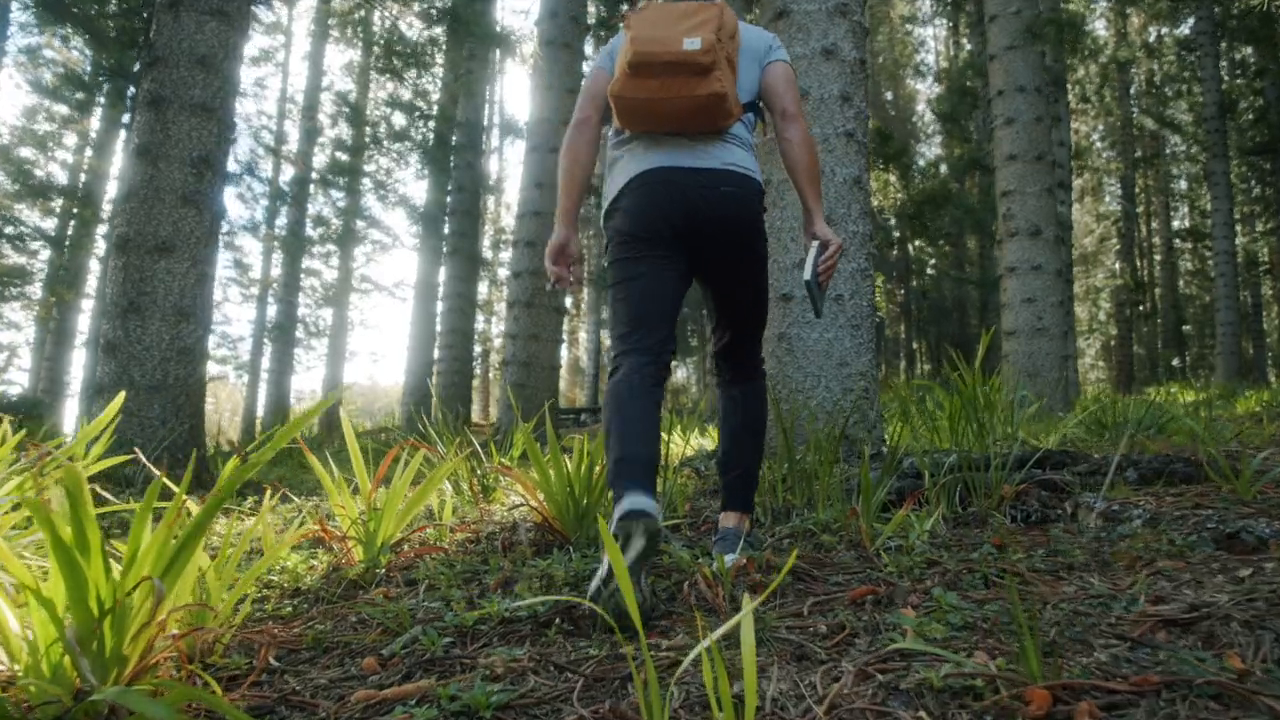
#> input picture frame 16 of walking.mp4, 1280 x 720 px
$ python farneback-opencv-baseline.py
#> lines starting #> are read from the running program, lines starting #| are printed output that depends on the picture
import cv2
import numpy as np
import time

# Path to the saved video file (update this)
video_path = "walking.mp4"

# Set desired resolution (None to keep original size)
resize_width = 320  # Set to None to keep original width
resize_height = 180  # Set to None to keep original height

# Load the video
cap = cv2.VideoCapture(video_path)
if not cap.isOpened():
    print("Error: Could not open video.")
    exit()

# Read the first frame
ret, prev_frame = cap.read()
#> prev_frame is the input picture: shape (720, 1280, 3); mean B, G, R 75.4, 95.8, 88.4
if not ret:
    print("Error: Could not read the first frame.")
    cap.release()
    exit()

# Resize frame if needed
if resize_width and resize_height:
    prev_frame = cv2.resize(prev_frame, (resize_width, resize_height))
#> prev_frame: shape (180, 320, 3)

# Convert to grayscale
prev_gray = cv2.cvtColor(prev_frame, cv2.COLOR_BGR2GRAY)

# Get video properties
fps = int(cap.get(cv2.CAP_PROP_FPS)) if cap.get(cv2.CAP_PROP_FPS) > 0 else 30

# Define the output video writer
output_filename = "optical_flow_output.mp4"
fourcc = cv2.VideoWriter_fourcc(*'mp4v')
frame_size = (prev_gray.shape[1], prev_gray.shape[0])  # (width, height)
#> frame_size = (320, 180)
out = cv2.VideoWriter(output_filename, fourcc, fps, frame_size)

# Create a mask for visualization
hsv_mask = np.zeros_like(prev_frame)
hsv_mask[..., 1] = 255  # Set saturation to max

total_time = 0
frame_count = 0

print("Processing video with optical flow...")
while True:
    ret, frame = cap.read()
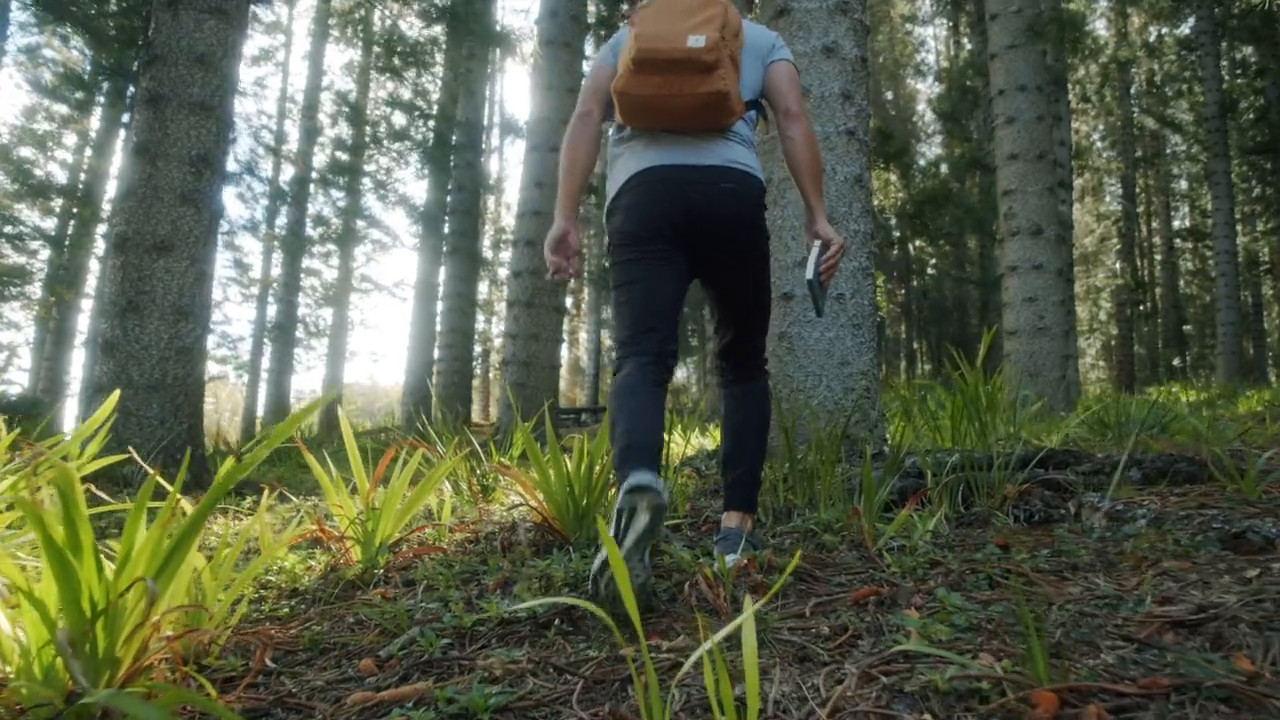
#> input picture frame 17 of walking.mp4, 1280 x 720 px
#> frame is the input picture: shape (720, 1280, 3); mean B, G, R 76.1, 96.1, 89
    if not ret:
        break  # End of video

    # Resize frame if needed
    if resize_width and resize_height:
        frame = cv2.resize(frame, (resize_width, resize_height))
#> frame: shape (180, 320, 3)

    gray = cv2.cvtColor(frame, cv2.COLOR_BGR2GRAY)
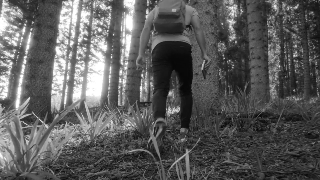
#> gray: shape (180, 320); min 5, max 255, mean 91.8

    # Start timing
    start_tick = cv2.getTickCount()

    # Compute optical flow using Farneback method
    flow = cv2.calcOpticalFlowFarneback(prev_gray, gray, None,
                                        0.5, 3, 15, 3, 5, 1.2, 0)

    # End timing
    end_tick = cv2.getTickCount()
    elapsed_time = (end_tick - start_tick) / cv2.getTickFrequency()  # Convert to seconds
    total_time += elapsed_time
    frame_count += 1

    # Convert flow to HSV representation
    mag, ang = cv2.cartToPolar(flow[..., 0], flow[..., 1])
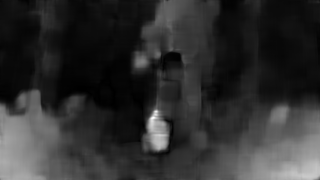
#> mag: shape (180, 320) float32; min 0.00144, max 3.34, mean 0.626; drawn with min black and max white
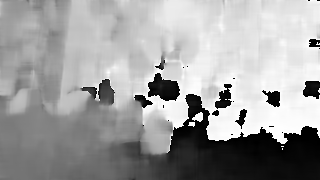
#> ang: shape (180, 320) float32; min 3.16e-05, max 6.28, mean 3.92; drawn with min black and max white
    hsv_mask[..., 0] = ang * 180 / np.pi / 2
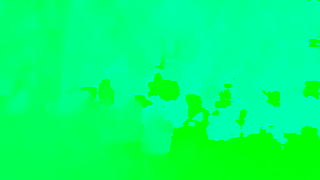
#> hsv_mask: shape (180, 320, 3); mean of channels 0, 1, 2 111.7, 255, 0; drawn as B, G, R
    hsv_mask[..., 2] = cv2.normalize(mag, None, 0, 255, cv2.NORM_MINMAX)
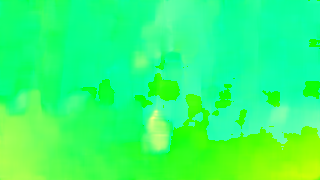
#> hsv_mask: shape (180, 320, 3); mean of channels 0, 1, 2 111.7, 255, 47.2; drawn as B, G, R

    # Convert HSV to BGR for visualization
    flow_bgr = cv2.cvtColor(hsv_mask, cv2.COLOR_HSV2BGR)
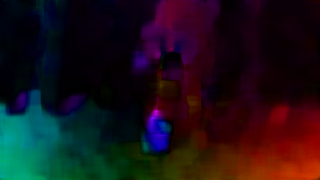
#> flow_bgr: shape (180, 320, 3); mean B, G, R 23.4, 17.8, 27.9

    # Write frame to output video
    out.write(flow_bgr)

    prev_gray = gray.copy()

# Release resources
cap.release()
out.release()

# Print performance results
avg_time_per_frame = total_time / frame_count if frame_count > 0 else 0
print(f"Processed {frame_count} frames")
print(f"Total Optical Flow Computation Time: {total_time:.4f} sec")
print(f"Average Time per Frame: {avg_time_per_frame:.4f} sec")
print(f"Optical flow video saved as: {output_filename}")

$ run again, starting later in the video
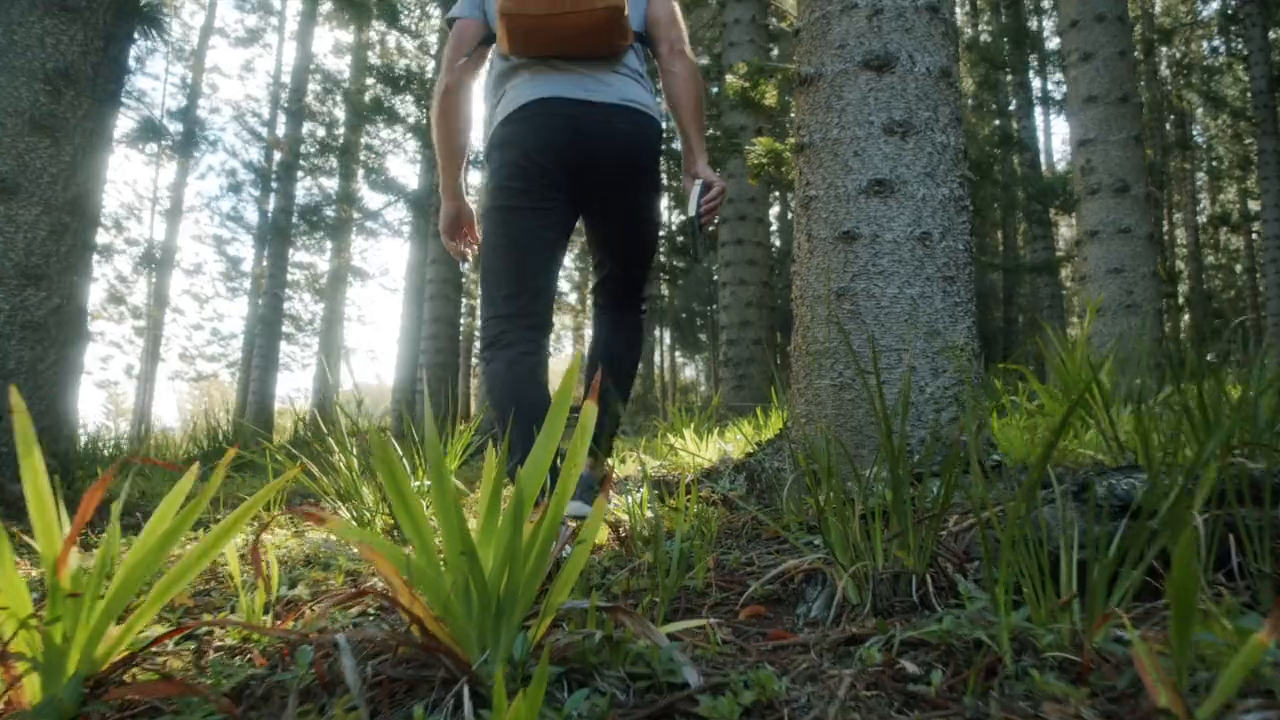
#> input picture frame 76 of walking.mp4, 1280 x 720 px
#> prev_frame is the input picture: shape (720, 1280, 3); mean B, G, R 74.6, 95.3, 86.8
#> prev_frame: shape (180, 320, 3)
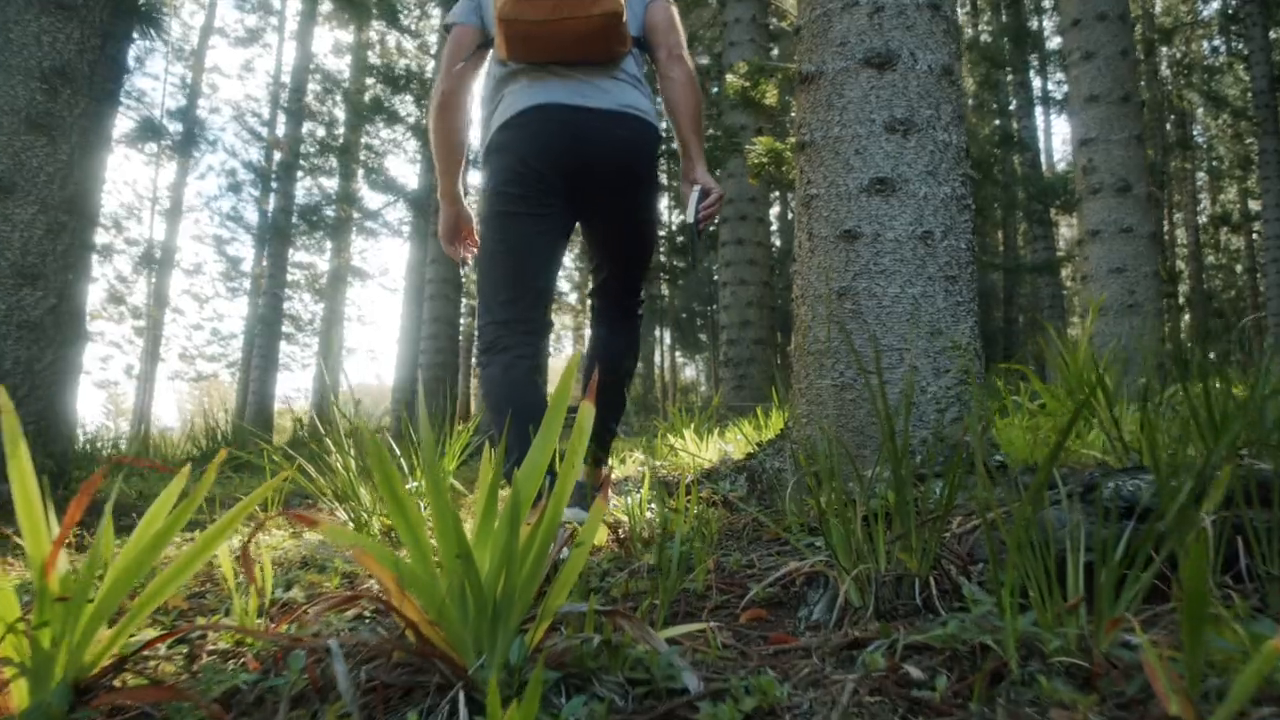
#> input picture frame 77 of walking.mp4, 1280 x 720 px
#> frame is the input picture: shape (720, 1280, 3); mean B, G, R 75.1, 95.5, 87.2
#> frame: shape (180, 320, 3)
#> `flow_bgr = cv2.cvtColor(hsv_mask, cv2.COLOR_HSV2BGR)`:
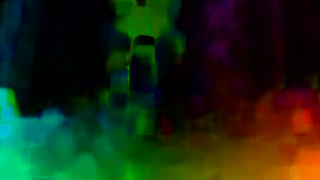
#> flow_bgr: shape (180, 320, 3); mean B, G, R 18, 40.3, 25.6

$ run again, starting later in the video
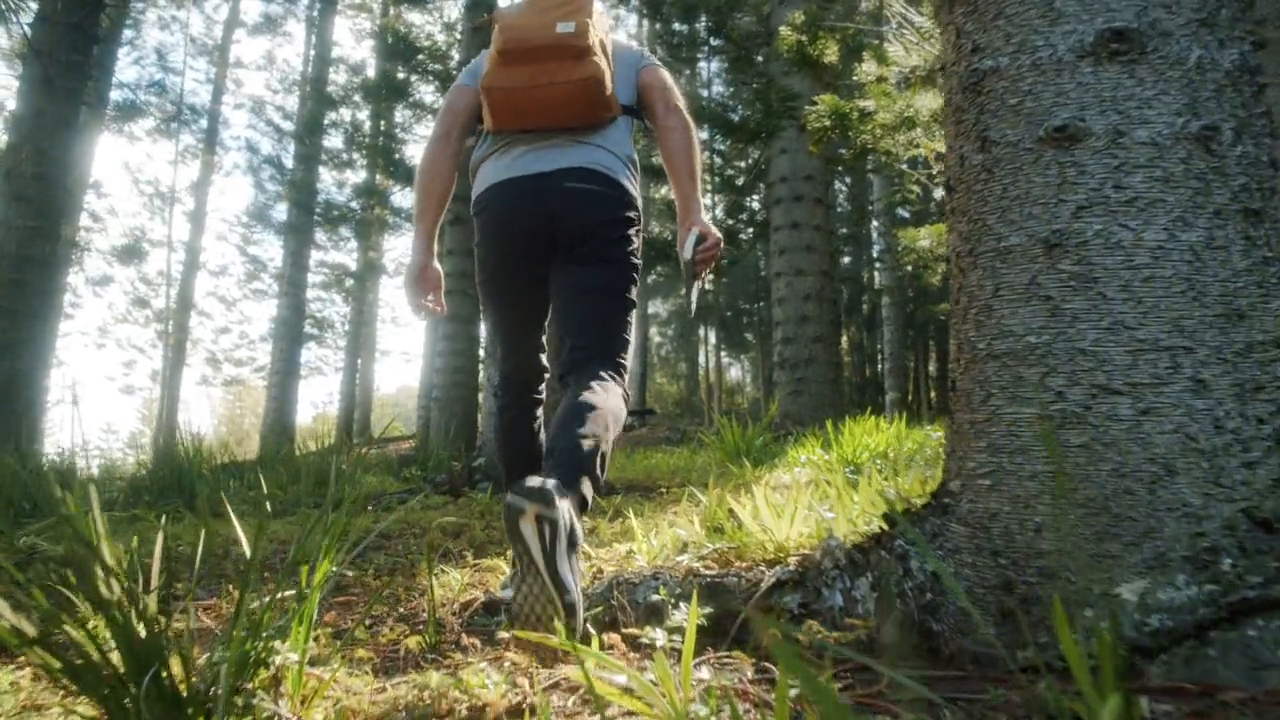
#> input picture frame 135 of walking.mp4, 1280 x 720 px
#> prev_frame is the input picture: shape (720, 1280, 3); mean B, G, R 85.8, 104, 98.1
#> prev_frame: shape (180, 320, 3)
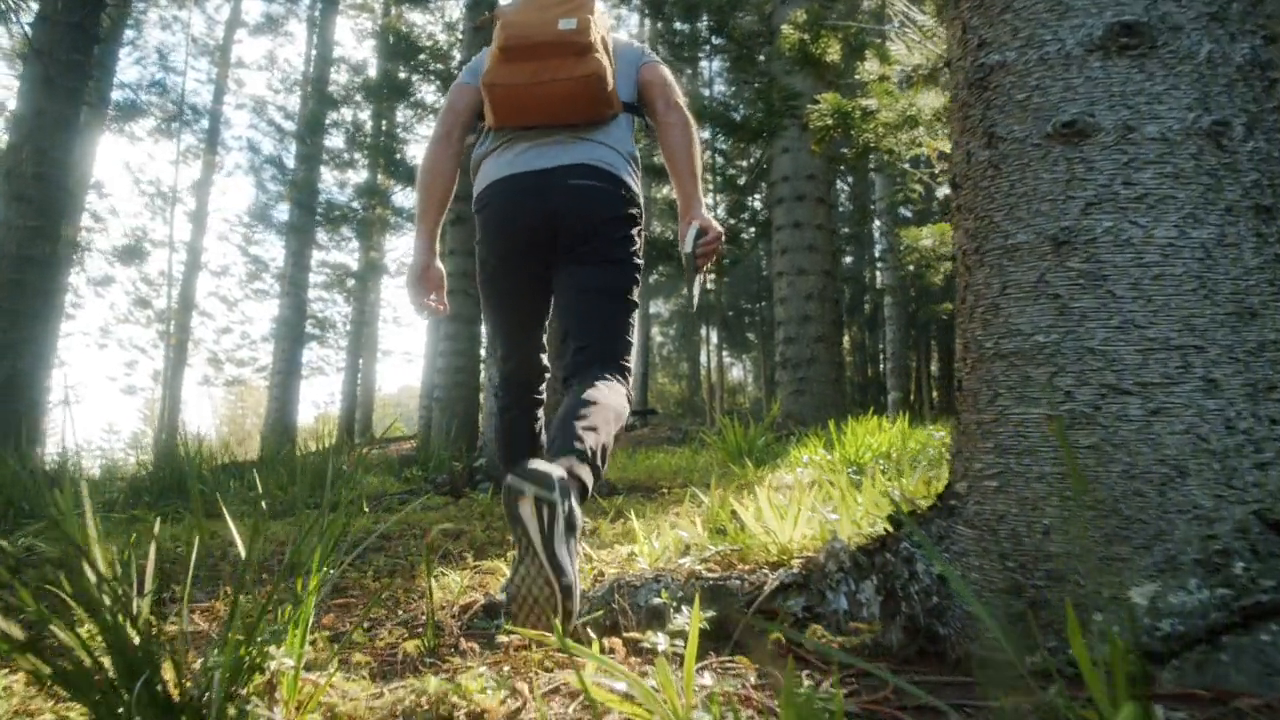
#> input picture frame 136 of walking.mp4, 1280 x 720 px
#> frame is the input picture: shape (720, 1280, 3); mean B, G, R 85.3, 103.8, 97.7
#> frame: shape (180, 320, 3)
#> `flow_bgr = cv2.cvtColor(hsv_mask, cv2.COLOR_HSV2BGR)`:
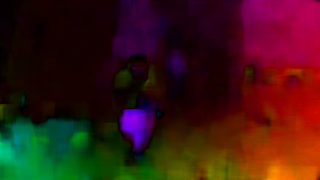
#> flow_bgr: shape (180, 320, 3); mean B, G, R 18.3, 23.6, 59.4
